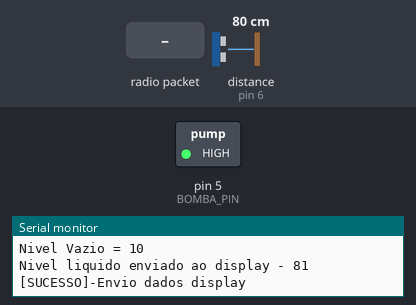
Recording of a sketch running on a simulated Arduino Uno, built with avr-gcc and run on an emulated ATmega328P. Parts: switched loads named in the sketch (green lamp = pin HIGH), the last lines printed to the serial monitor. Inputs (shaded band) come from the test bench; at power-on: distance to the obstacle (sensor on pin 6) 80 cm. The echo pulse lasts 58.3 µs per cm; no radio packets arrive unless stated.

Above: at 1.2 s.
1.3 s: distance to the obstacle (sensor on pin 6) set to 7 cm
4.3 s: distance to the obstacle (sensor on pin 6) set to 4 cm
At 5.2 s:
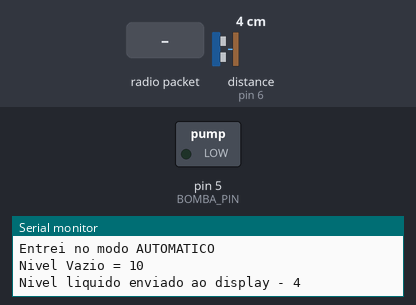
5.8 s: radio packet "1" arrives
At 7.1 s:
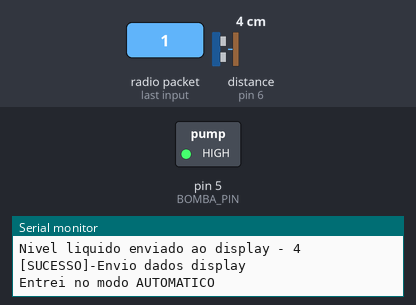
Timing chart, 0 to 8.8 s (numbered marks = the images above; inputs shaded):
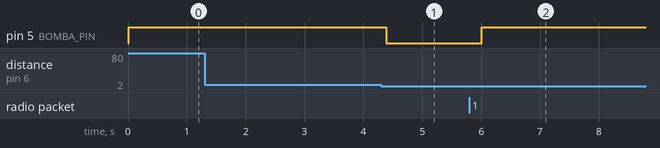

The sketch:

Sensor_Ultrasonico.ino
```cpp
#include <NewPing.h>
#include <RF24.h>
//#include <printf.h>

#define BOMBA_PIN 5
#define SENSOR_DIST_TRIG 7
#define SENSOR_DIST_ECHO 6
#define TEMPO_ESPERA_LEITURA 200

int nivelAguaAnterior = 0;
int dadosRecebidos = 0;
int alturaReservatorio = 40;//30cm
int nivelCheio = 5;//10cm
//int nivelVazio = 3000 //10cm
int nivelLiquidoAgora = 0;
int estado = 3;
unsigned long tempoCorrido = 0;

byte enderecos[][7] = {"1Nody","2Nody"};

struct estruturaDadosRF{

  int nivelLiquidoRF = 0;
  int refinoNivelBaixoRF = 10;
  boolean bombaLigadaRF = false;
  boolean dispositivoOperanteRF = false;
  boolean botaoBombaAcionadoRF = false;
  boolean controleManualAcionadoRF = false;
  };

typedef struct estruturaDadosRF tipoDadosRF;
tipoDadosRF dadosEnvioRF;
tipoDadosRF dadosRecebidoRF;


NewPing sonar(SENSOR_DIST_TRIG, SENSOR_DIST_ECHO);
RF24 radio(8,//CE(enable)
           9//CSN (select)
            );

void setup() {

  pinMode(BOMBA_PIN, OUTPUT);
  pinMode(SENSOR_DIST_TRIG, INPUT);
  pinMode(SENSOR_DIST_ECHO , INPUT);

  digitalWrite(BOMBA_PIN, LOW);//bomba desligada

  Serial.begin(9600);
  //printf_begin();
  radio.begin();

  //Abrindo um canal de comunicacao
  radio.openWritingPipe(enderecos[1]);
  radio.openReadingPipe(1,enderecos[0]);

  radio.startListening();//habilita a escuta

   /*Imprime detalhes do sistema necessario incluir a biblioteca <printf.h>
   * e definir printf.begin() no setup
   */
  // radio.printDetails();
}

void loop() {
  switch(estado){
    case 3:{
      //Serial.print("Tempo espera = ");
      //Serial.println(TEMPO_ESPERA_LEITURA);
      //Serial.print("Tempo corrido = ");
      //Serial.println(tempoCorrido);
      //Serial.print("Tempo millis = ");
      //Serial.println(millis());
      //if((millis() >= TEMPO_ESPERA_LEITURA + tempoCorrido)){

      //Verifica se o transmissor de radio esta funcionando
     /* if(radio.isChipConnected()){
        Serial.println("Dispositivo de radio operante");
        dadosEnvioRF.dispositivoOperanteRF = true;
      }else{
        Serial.println("Dispositivo de radio inoperante");
        dadosEnvioRF.dispositivoOperanteRF = false;
        }*/
      radio.startListening();
      //Recebe dados do estado 1
      if(radio.available()){ //verifica se estou recebendo alguma informacao
        radio.read(&dadosRecebidoRF, sizeof(tipoDadosRF)); //recebendo dado
        Serial.println("[SUCESSO]-Recebido comando ligar/desligar bomba");
        Serial.print("Ligar/Desligar bomba - ");
        Serial.println(dadosRecebidoRF.bombaLigadaRF);
        //dadosEnvioRF.bombaLigadaRF = dadosRecebidoRF.bombaLigadaRF;

      }
      nivelLiquidoAgora = sonar.ping_cm();
      //Serial.println(nivelLiquidoAgora);
      //if(nivelLiquidoAgora != nivelAguaAnterior){
        //Serial.println("Teste");
        nivelAguaAnterior != nivelLiquidoAgora;

        /////////////////////////////
       //Controle Manual da Bomba
       /////////////////////////////
       if(dadosRecebidoRF.controleManualAcionadoRF){
        Serial.println("Entrei no modo manual no sensor caixa dagua");
          if(dadosRecebidoRF.botaoBombaAcionadoRF){
            Serial.println("Entrei no modo MANUAL");
              //Se a bomba estava desligada entao liga
              Serial.println(dadosRecebidoRF.bombaLigadaRF);
              if(dadosRecebidoRF.bombaLigadaRF){
                dadosEnvioRF.bombaLigadaRF = true;
                digitalWrite(BOMBA_PIN, HIGH);
                  //Desliga a bomba se o nivel maximo foi atingido
                  if(nivelLiquidoAgora <= nivelCheio){
                    dadosEnvioRF.bombaLigadaRF = false;
                    dadosRecebidoRF.bombaLigadaRF = false;
                    digitalWrite(BOMBA_PIN, LOW);
                   }
                }
              else if(!dadosRecebidoRF.bombaLigadaRF){
                dadosEnvioRF.bombaLigadaRF = false;
                digitalWrite(BOMBA_PIN, LOW);
              }
          }
         /////////////////////////////
         //Controle Automatico Bomba
         /////////////////////////////
        }else {
          //Lig a bomba caso tenha atingido o nivel vazio
          Serial.println("Entrei no modo AUTOMATICO");
          Serial.print("Nivel Vazio = ");
          Serial.println(dadosRecebidoRF.refinoNivelBaixoRF);
          if(nivelLiquidoAgora > dadosRecebidoRF.refinoNivelBaixoRF){
            dadosEnvioRF.bombaLigadaRF = true;
            digitalWrite(BOMBA_PIN, HIGH);
            }
            //Desliga a bomba caso tenha atingido o nivel cheio
            else if(nivelLiquidoAgora <= nivelCheio){
              dadosEnvioRF.bombaLigadaRF = false;
              digitalWrite(BOMBA_PIN, LOW);
              }
        }

        dadosEnvioRF.nivelLiquidoRF = nivelLiquidoAgora;

        Serial.print("Nivel liquido enviado ao display - ");
        Serial.println(dadosEnvioRF.nivelLiquidoRF);

        radio.stopListening();
        //Envia dados ao estado 1
        if(radio.write(&dadosEnvioRF, sizeof(tipoDadosRF))){//enviando a informacao
          Serial.println("[SUCESSO]-Envio dados display");
       }else{
          Serial.println("[ERRO]-Envio dados display");
          }

        radio.startListening();

       //}
       tempoCorrido = millis();
     // }

      }
    }
  }
```

Measured:
- the behaviour switches between 6 and 5 cm on distance to the obstacle (sensor on pin 6) (found by bisection; images 0 and 1)
- after the input at 4.3 s, pin 5 (BOMBA_PIN): HIGH → LOW after 0.09 s
- after the input at 5.8 s, pin 5 (BOMBA_PIN): LOW → HIGH after 0.21 s
